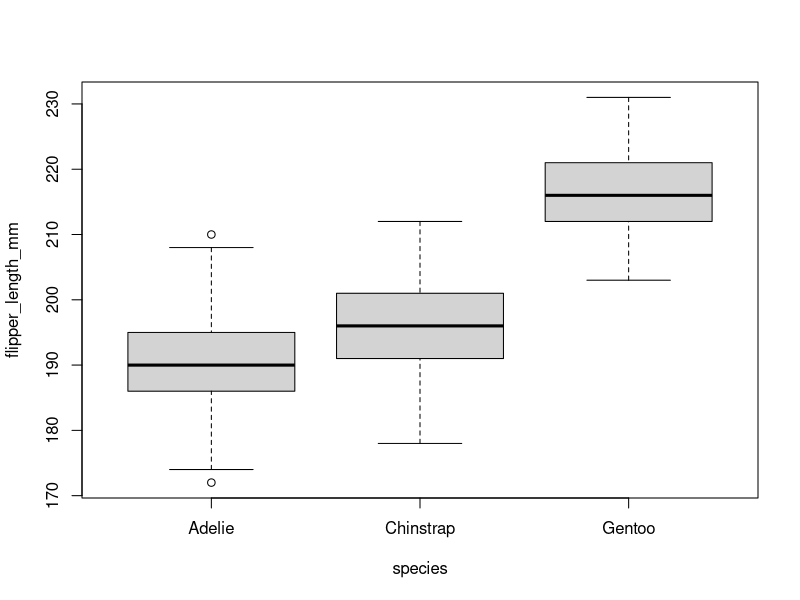
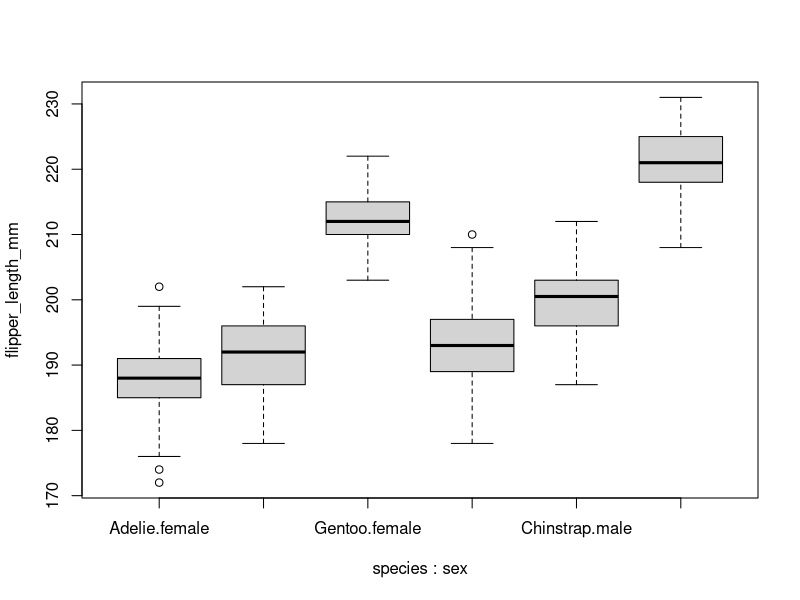

Generate these figures, in order, with R:
## ---- chunk 1
require(palmerpenguins)
aggregate(penguins$flipper_length_mm, list(penguins$species), FUN = mean)
## ---- chunk 2
aggregate(penguins$flipper_length_mm, list(penguins$species), FUN = mean, na.rm = TRUE)
## ---- chunk 3
aggregate(flipper_length_mm ~ species, data = penguins, FUN = mean, na.rm = TRUE)
## ---- chunk 4
boxplot(flipper_length_mm ~ species, data = penguins, FUN = mean, na.rm = TRUE)
## ---- chunk 5
aggregate(flipper_length_mm ~ species + sex, data = penguins, FUN = mean, na.rm = TRUE)
## ---- chunk 6
boxplot(flipper_length_mm ~ species + sex, data = penguins, FUN = mean, na.rm = TRUE)
